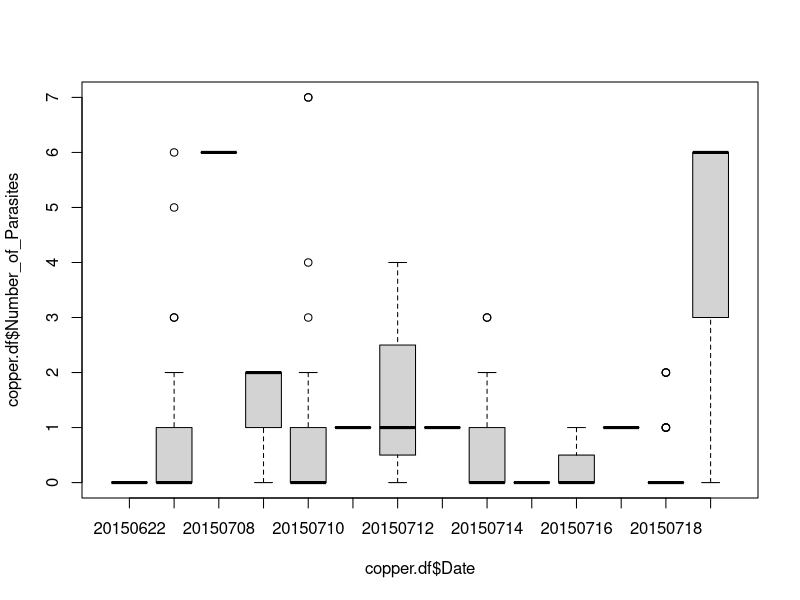

This chart was generated by the following R code: (Note: this script raises an error after producing the figure.)
## ---- chunk 1
## Read in Data ##
  df.growth <- read.csv("./data/Fish_Measurement_Data_Final.csv") 
  # subset out CQ complex data
  copper.df <- df.growth[df.growth$Species_Seq == "Copper" | df.growth$Species_Seq == "Quillback",]

  # check to make sure there wasn't a drastic change in parasites over the experiment
  boxplot(copper.df$Number_of_Parasites ~ copper.df$Date)

  # Subset Dataframe to Include only Those Necessary for Analysis
  df.subgrowth  <- subset(df.growth, select = c("Date", "Species_Seq", "Length_mm", "Weight_g",
                                                  "Individual_IDs", "Experimental_Treatment_C",
                                                  "Bucket"))
  # Remove columns with any NAs
  df.completegrowth <- na.omit(df.subgrowth)

  # Correct start and end days for two experiments
  start.day.blk <- subset(df.completegrowth, df.completegrowth$Date==20150620)
  last.day.blk <- subset(df.completegrowth, df.completegrowth$Date==20150703)
  start.day.cp <- subset(df.completegrowth, df.completegrowth$Date==20150704)
  last.day.cp <- subset(df.completegrowth, df.completegrowth$Date==20150718)
    
  write.csv(last.day.blk, "last_day_black.csv")
  write.csv(last.day.cp, "last_day_copper.csv")
  write.csv(start.day.blk, "start.day.blk.csv")
  write.csv(start.day.cp, "start.day.cp.csv")
    
  copper.data <- read.csv("./data/Copper_Weight.csv", header = TRUE)
  black.data <- read.csv("./data/Black_Weight.csv", header = TRUE)
    
## ---- chunk 2

# Copper
for (i in 1:nrow(copper.data)){
  if(copper.data$Bucket[i] == 1){
    copper.data$Bucket[i] <- replace(copper.data$Bucket[i], 1, 10.51111)
  }else if(copper.data$Bucket[i] == 2){
    copper.data$Bucket[i] <- replace(copper.data$Bucket[i], 1, 10.58704)
  }else if(copper.data$Bucket[i] == 3){
    copper.data$Bucket[i] <- replace(copper.data$Bucket[i], 1, 13.46111)
  }else if(copper.data$Bucket[i] == 4){
    copper.data$Bucket[i] <- replace(copper.data$Bucket[i], 1, 13.71667)
  }else if(copper.data$Bucket[i] == 5){
    copper.data$Bucket[i] <- replace(copper.data$Bucket[i], 1, 15.10000)
  }else if(copper.data$Bucket[i] == 6){
    copper.data$Bucket[i] <- replace(copper.data$Bucket[i], 1, 17.15000)
  }else if(copper.data$Bucket[i] == 7){
    copper.data$Bucket[i] <- replace(copper.data$Bucket[i], 1, 17.97037)
  }else if(copper.data$Bucket[i] == 8){
    copper.data$Bucket[i] <- replace(copper.data$Bucket[i], 1, 19.22222)
  }else if(copper.data$Bucket[i] == 9){
    copper.data$Bucket[i] <- replace(copper.data$Bucket[i], 1, 18.90926)
  }else if(copper.data$Bucket[i] == 10){
    copper.data$Bucket[i] <- replace(copper.data$Bucket[i], 1, 19.98889)
  }else if(copper.data$Bucket[i] == 11){
    copper.data$Bucket[i] <- replace(copper.data$Bucket[i], 1, 19.91852)
  }else if(copper.data$Bucket[i] == 12){
    copper.data$Bucket[i] <- replace(copper.data$Bucket[i], 1, 21.03333)
  }else if(copper.data$Bucket[i] == 13){
    copper.data$Bucket[i] <- replace(copper.data$Bucket[i], 1, 21.40741)
  }else {
    copper.data$Bucket[i] <- replace(copper.data$Bucket[i], 1, 22.01296)
  }
}

#Black
for (i in 1:nrow(black.data)){
  if(black.data$Bucket[i] == 1){
    black.data$Bucket[i] <- replace(black.data$Bucket[i], 1, 10.45769)
  }else if(black.data$Bucket[i] == 2){
    black.data$Bucket[i] <- replace(black.data$Bucket[i], 1, 10.33846)
  }else if(black.data$Bucket[i] == 3){
    black.data$Bucket[i] <- replace(black.data$Bucket[i], 1, 14.09038)
  }else if(black.data$Bucket[i] == 4){
    black.data$Bucket[i] <- replace(black.data$Bucket[i], 1, 13.89808)
  }else if(black.data$Bucket[i] == 5){
    black.data$Bucket[i] <- replace(black.data$Bucket[i], 1, 15.23462)
  }else if(black.data$Bucket[i] == 6){
    black.data$Bucket[i] <- replace(black.data$Bucket[i], 1, 17.86923)
  }else if(black.data$Bucket[i] == 7){
    black.data$Bucket[i] <- replace(black.data$Bucket[i], 1, 19.35962)
  }else if(black.data$Bucket[i] == 8){
    black.data$Bucket[i] <- replace(black.data$Bucket[i], 1, 18.48462)
  }else if(black.data$Bucket[i] == 9){
    black.data$Bucket[i] <- replace(black.data$Bucket[i], 1, 19.98462)
  }else if(black.data$Bucket[i] == 10){
    black.data$Bucket[i] <- replace(black.data$Bucket[i], 1, 19.45192)
  }else if(black.data$Bucket[i] == 11){
    black.data$Bucket[i] <- replace(black.data$Bucket[i], 1, 20.18269)
  }else if(black.data$Bucket[i] == 12){
    black.data$Bucket[i] <- replace(black.data$Bucket[i], 1, 20.71346)
  }else if(black.data$Bucket[i] == 13){
    black.data$Bucket[i] <- replace(black.data$Bucket[i], 1, 20.97308)
  }else {
    black.data$Bucket[i] <- replace(black.data$Bucket[i], 1, 22.61731)
  }
}

# Remove bad data point in copper
copper.data <- copper.data[-34,]

# Get full dataframe for analyzing across all species
all.data <- rbind(copper.data, black.data)
## ---- chunk 3
    # Calculate % Weight Change
    #copper.data$Per_Weight <- ((copper.data$End_Weight - copper.data$Start_Weight)/
                                 #(copper.data$Start_Weight))*100
    #black.data$Per_Weight <- ((black.data$End_Weight - black.data$Start_Weight)/
                                #(black.data$Start_Weight))*100
    all.data$Per_Weight <- ((all.data$End_Weight - all.data$Start_Weight)/
                                 (all.data$Start_Weight))*100
    
    # Get Condition Factor
   # copper.data$CF <- ((copper.data$End_Weight/(copper.data$End_Length)^3)*100)-
   #  ((copper.data$Start_Weight/(copper.data$Start_Length)^3)*100)
   # black.data$CF <- ((black.data$End_Weight/(black.data$End_Length)^3)*100)-
   #  ((black.data$Start_Weight/(black.data$Start_Length)^3)*100)
    all.data$CF <- ((all.data$End_Weight/(all.data$End_Length)^3)*100)-
      ((all.data$Start_Weight/(all.data$Start_Length)^3)*100)
    
## ---- chunk 4
#########################
#### Model Selection ####
#########################

## Full Model 
  all.data <- all.data[all.data$Species_Seq == "Black" |
                       all.data$Species_Seq == "Yellowtail" |
                       all.data$Species_Seq == "Copper" |
                       all.data$Species_Seq == "Quillback",]
  
  all.m1 <- lm(all.data$Per_Weight~all.data$Bucket*all.data$Species_Seq)
  summary(aov(all.m1))
  summary(all.m1)
  Anova(all.m1, type = 2)
  anova(all.m1, all.m2, test = "LRT")
  drop1(all.m1)
  # no species interaction but AIC and LRT shows it is the best model

  all.m3 <- lm(all.data$Per_Weight~all.data$Bucket)
  summary(all.m3)
  # Assumptions
  par(mfrow = c(2,2))
  plot(all.m1)
  par(mfrow = c(1,1))
  hist(all.m1$residuals)
  shapiro.test(all.m1$residuals)
  
## Log10 
  all.m1Log <- lm(log10(all.data$Per_Weight)~all.data$Bucket*all.data$Species_Seq)
  summary(aov(all.m1Log))
  summary(all.m1Log)
  Anova(all.m1Log, type = 2)
  anova(all.m1Log, all.m2Log, test = "LRT")
  drop1(all.m1Log)
  
  # Assumptions  
  par(mfrow = c(2,2))
  plot(all.m1Log)
  par(mfrow = c(1,1))
  hist(all.m1Log$residuals)  
  shapiro.test(all.m1Log$residuals)
  
## Dropped interaction BUT NOT BEST MODEL JUST FOR CURIOSITY  
  all.m2 <- lm(all.data$Per_Weight~all.data$Bucket + all.data$Species_Seq)
  summary(all.m2)
  summary(aov(all.m2))
  Anova(all.m2, type = 2)
  drop1(all.m2) # Shows a significant affect of temp on growth in Quillback but N = 6 
  anova(all.m2Log, all.m1Log, test = "LRT")
  
## Log10 second model
  all.m2Log <- lm(log10(all.data$Per_Weight+100)~all.data$Bucket + all.data$Species_Seq)
  summary(all.m2Log)
  summary(aov(all.m2Log))
  Anova(all.m2Log, type = 2)
  drop1(all.m2Log) # Shows a significant affect of temp on growth in Quillback but N = 6 
  
  #mc <- lsmeans(all.m1, pairwise ~ Species_Seq, adjust = "Tukey")
  #summary(mc)
  
  lrtest(all.m2Log, all.m1Log)
  
  all.m3Log <- lm(log10(all.data$Per_Weight+100)~all.data$Bucket)
  summary(all.m3Log)
  
  lrtest(all.m3Log, all.m2Log)
##################
#### Plotting ####
##################
  
  plot(log10(all.data$Per_Weight[all.data$Species_Seq == "Black"]+100)~
         all.data$Bucket[all.data$Species_Seq == "Black"], 
       pch = 19, col = "black", bty = "l", 
       ylab = "Percent Weight Change", 
       xlab = "Temperature", ylim = c(1, 3))
  points(log10(all.data$Per_Weight[all.data$Species_Seq == "Yellowtail"]+100)~
           all.data$Bucket[all.data$Species_Seq == "Yellowtail"], 
         col = "black", pch = 21, bg = "goldenrod")
  points(log10(all.data$Per_Weight[all.data$Species_Seq == "Copper"]+100)~
           all.data$Bucket[all.data$Species_Seq == "Copper"], 
         col = "orange", pch = 19)
  points(log10(all.data$Per_Weight[all.data$Species_Seq == "Quillback"]+100)~
           all.data$Bucket[all.data$Species_Seq == "Quillback"], 
         col = "brown", pch = 19)
  legend(19.5,53, legend = c("Black", "Yellowtail", "Copper", "Quillback"), 
         pch = c(19,21,19,19), pt.bg = c("black", "goldenrod", "orange", "brown"), 
         col = c("black", "black", "orange", "brown"))
  abline(all.m4, col = "darkgrey", lwd = 3)
  abline(quill.m1, col = "brown", lwd = 3)
  

  plot(all.data$Per_Weight~all.data$Bucket, pch = 19,
       bty = "l", ylab = "Percent Weight Change", xlab = "Temperature", 
       main = "All Species Growth Across Temperatures")
  text(20, 33, "-2.08 +/- 0.36***")
  abline(all.m1, lwd = 3)

# Plot with 3 non significant species black and quillback in brown with separate line

 plot(all.data$Per_Weight[all.data$Species_Seq == "Black"]~
         all.data$Bucket[all.data$Species_Seq == "Black"], 
       pch = 19, col = "black", bty = "l", 
       ylab = "log Percent Weight Change ", 
       xlab = "Temperature", ylim = c(-44, 55))
 points(all.data$Per_Weight[all.data$Species_Seq == "Yellowtail"]~
        all.data$Bucket[all.data$Species_Seq == "Yellowtail"], 
        col = "black", pch = 15)
 points(all.data$Per_Weight[all.data$Species_Seq == "Copper"]~
        all.data$Bucket[all.data$Species_Seq == "Copper"], 
        col = "black", pch = 18)
 points(all.data$Per_Weight[all.data$Species_Seq == "Quillback"]~
        all.data$Bucket[all.data$Species_Seq == "Quillback"], 
        col = "black", pch = 17)
 legend("topright", legend = c("Black", "Yellowtail", "Copper", "Quillback", 
                          "model fit"), 
        pch = c(19,15,18,17,NA), lty = c(NA, NA, NA, NA, 1), lwd = 2)
 abline(all.m3Log, lwd = 2)
 summary(all.m3Log)
 
predicted <- predict(all.m3Log, Bucket = 10:23)    
lines(10:23, exp(predicted), col = "blue")
 
 #quillback.int <- summary(all.m2)$coefficient[1]+summary(all.m2)$coefficient[3]
 #abline(quillback.int, summary(all.m2)$coefficient[2], lty = 2, col = "brown", lwd = 2)
 #text(14, 50, label = "BYC model fit -2.23x + 25.40")
 #text(14, 43, label = "Quillback model fit -2.23x + 16.34")
  
## ---- chunk 5

# Separate Data into Species
  black.data.2 <- subset(black.data, black.data$Species_Seq == "Black")
  yellowtail.data <- subset(black.data, black.data$Species_Seq == "Yellowtail")

# Plot Percent Weight Change
  plot(black.data.2$Per_Weight~black.data.2$Bucket, col = "black",
       lwd = 5, pch = 20, bty = "l", ylab = "Percent Weight Change", 
     xlab = expression(paste("Temperature (",degree,"C)")), 
     main = "Black Rockfish Experiment", 
     ylim = c(-40, 60))
  
  points(yellowtail.data$Per_Weight~yellowtail.data$Bucket, 
         col = "goldenrod", lwd = 5, pch = 20)
  legend("topright", legend = c("Black", "Yellowtail"), 
         pch = c(20, 20), col = c("black", "goldenrod"))

## ---- chunk 6
BYdata <- all.data[all.data$Species_Seq == "Black" | all.data$Species_Seq == "Yellowtail",]
mod1_blkAyt <- lm(BYdata$Per_Weight~BYdata$Bucket*BYdata$Species_Seq)
summary(mod1_blkAyt)
# Drop Interaction Term not significant

mod2_blkAyt <- lm(BYdata$Per_Weight~BYdata$Bucket + BYdata$Species_Seq + BYdata$Start_Weight)
summary(mod2_blkAyt)
drop1(mod2_blkAyt) # Drop Weight

mod3_blkAyt <- lm(BYdata$Per_Weight~BYdata$Bucket + BYdata$Species_Seq)
summary(mod3_blkAyt)
drop1(mod3_blkAyt) # Drop Weight

mod4_blkAyt <- lm(BYdata$Per_Weight~BYdata$Bucket)
summary(mod4_blkAyt) # Analyze together

# Create Final Plot
  plot(all.data$Per_Weight[all.data$Species_Seq == "Black"]~all.data$Bucket[all.data$Species_Seq == "Black"], col = "black",
       lwd = 5, pch = 18, bty = "l", ylab = "Percent Weight Change", 
       xlab = "Temperature", ylim = c(-40, 60), 
       main = "Black Rockfish Experiment", cex.lab = 1.5)
  points(all.data$Per_Weight[all.data$Species_Seq == "Yellowtail"]~
         all.data$Bucket[all.data$Species_Seq == "Yellowtail"], col = "goldenrod", 
         lwd = 5, pch = 15, bty = "l")
  abline(mod4_blkAyt, lwd = 3)
  text(19,19, "-1.45 +/- 0.24***")
  legend("topright", legend = c("Black", "Yellowtail"), 
         pch = c(18, 15), col = c("black", "goldenrod"))
  

## ---- chunk 7
mod1_cpAqb <- lm(copper.data$Per_Weight~copper.data$Bucket*copper.data$Species_Seq + copper.data$Species_Seq + copper.data$Start_Weight)
summary(mod1_cpAqb)
drop1(mod1_cpAqb)
#Analyze separate? -- ** Struggling with this one no significant interaction term but the drop indicates I should leave species interaction in

# 
mod2_cpAqb <- lm(copper.data$Per_Weight~copper.data$Bucket + copper.data$Species_Seq + copper.data$Start_Weight)
summary(mod2_cpAqb)
drop1(mod2_cpAqb) 

mod3_cpAqb <- lm(copper.data$Per_Weight~copper.data$Bucket + copper.data$Species_Seq)
summary(mod3_cpAqb)

cop.quill.color <- c("orange", "brown")
palette(cop.quill.color)
plot(copper.data$Per_Weight~copper.data$Bucket, col = copper.data$Species_Seq, lwd = 5, 
     pch = 20, bty = "l", ylab = "Percent Weight Change", 
     xlab = "Temperature", main = "Copper Rockfish Experiment")
#what fit would I add to the graph?
## ---- chunk 8

# Subset Species Data
  copper.data.2 <- subset(copper.data, copper.data$Species_Seq == "Copper")
  quillback.data <- subset(copper.data, copper.data$Species_Seq == "Quillback")
  
# Model Quillback 
  qb.mod1 <- lm(quillback.data$Per_Weight~quillback.data$Bucket 
                  + quillback.data$Start_Weight)
  summary(qb.mod1)
  drop1(qb.mod1)

# Model Copper
  cop.mod1 <- lm(copper.data.2$Per_Weight~copper.data.2$Bucket 
                  + copper.data.2$Start_Weight)
  summary(cop.mod1)

#Copper Rockfish Experiment Plots
 plot(copper.data.2$Per_Weight~copper.data.2$Bucket, col = "orange",
       lwd = 5, pch = 20, bty = "l", ylab = "Percent Weight Change", 
     xlab = "Temperature", main = "Copper Rockfish Experiment")
 points(quillback.data$Per_Weight~quillback.data$Bucket, col = "brown",
        lwd = 5, pch = 20)
 legend("topright", legend = c("Copper", "Quillback"), 
         pch = c(20, 20), col = c("orange", "brown"))

